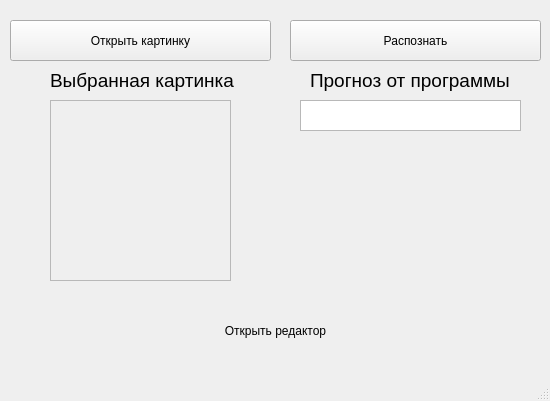
<?xml version="1.0" encoding="UTF-8"?>
<ui version="4.0">
 <class>MainWindow</class>
 <widget class="QMainWindow" name="MainWindow">
  <property name="geometry">
   <rect>
    <x>0</x>
    <y>0</y>
    <width>550</width>
    <height>401</height>
   </rect>
  </property>
  <property name="font">
   <font>
    <kerning>true</kerning>
   </font>
  </property>
  <property name="windowTitle">
   <string>MainWindow</string>
  </property>
  <widget class="QWidget" name="centralwidget">
   <widget class="QTextEdit" name="textEdit">
    <property name="geometry">
     <rect>
      <x>300</x>
      <y>100</y>
      <width>221</width>
      <height>31</height>
     </rect>
    </property>
    <property name="font">
     <font>
      <kerning>false</kerning>
     </font>
    </property>
    <property name="readOnly">
     <bool>true</bool>
    </property>
   </widget>
   <widget class="QPushButton" name="pushButton">
    <property name="geometry">
     <rect>
      <x>10</x>
      <y>20</y>
      <width>261</width>
      <height>41</height>
     </rect>
    </property>
    <property name="text">
     <string>Открыть картинку</string>
    </property>
   </widget>
   <widget class="QPushButton" name="pushButton_2">
    <property name="geometry">
     <rect>
      <x>290</x>
      <y>20</y>
      <width>251</width>
      <height>41</height>
     </rect>
    </property>
    <property name="text">
     <string>Распознать</string>
    </property>
   </widget>
   <widget class="QFrame" name="frame">
    <property name="geometry">
     <rect>
      <x>50</x>
      <y>100</y>
      <width>181</width>
      <height>181</height>
     </rect>
    </property>
    <property name="frameShape">
     <enum>QFrame::StyledPanel</enum>
    </property>
    <property name="frameShadow">
     <enum>QFrame::Raised</enum>
    </property>
   </widget>
   <widget class="QLabel" name="label">
    <property name="geometry">
     <rect>
      <x>310</x>
      <y>70</y>
      <width>211</width>
      <height>21</height>
     </rect>
    </property>
    <property name="font">
     <font>
      <pointsize>14</pointsize>
     </font>
    </property>
    <property name="text">
     <string>Прогноз от программы</string>
    </property>
   </widget>
   <widget class="QPushButton" name="pushButton_3">
    <property name="geometry">
     <rect>
      <x>10</x>
      <y>300</y>
      <width>531</width>
      <height>61</height>
     </rect>
    </property>
    <property name="styleSheet">
     <string notr="true">#pushButton_3 {
	background-color: transparent;
	background: none;
	border: none;
	background-repeat: none;
	border-image: url(:images/paint_datas_button1.png);
}</string>
    </property>
    <property name="text">
     <string>Открыть редактор</string>
    </property>
   </widget>
   <widget class="QLabel" name="label_2">
    <property name="geometry">
     <rect>
      <x>50</x>
      <y>70</y>
      <width>191</width>
      <height>21</height>
     </rect>
    </property>
    <property name="font">
     <font>
      <pointsize>14</pointsize>
     </font>
    </property>
    <property name="text">
     <string>Выбранная картинка</string>
    </property>
   </widget>
  </widget>
  <widget class="QMenuBar" name="menubar">
   <property name="geometry">
    <rect>
     <x>0</x>
     <y>0</y>
     <width>550</width>
     <height>21</height>
    </rect>
   </property>
  </widget>
  <widget class="QStatusBar" name="statusbar"/>
 </widget>
 <resources>
  <include location="../buttons/buttons.qrc"/>
 </resources>
 <connections/>
</ui>
